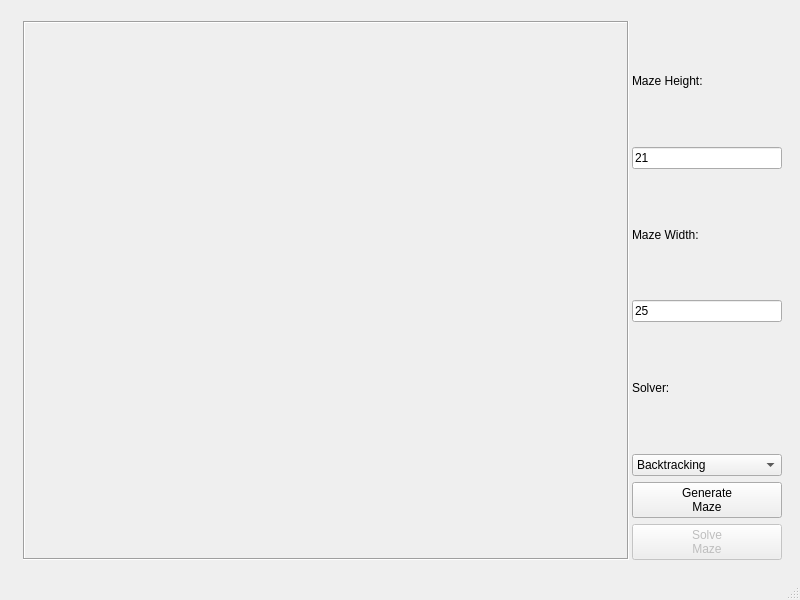
<?xml version="1.0" encoding="UTF-8"?>
<ui version="4.0">
 <class>MainWindow</class>
 <widget class="QMainWindow" name="MainWindow">
  <property name="geometry">
   <rect>
    <x>0</x>
    <y>0</y>
    <width>800</width>
    <height>600</height>
   </rect>
  </property>
  <property name="windowTitle">
   <string>Maze Simulator</string>
  </property>
  <widget class="QWidget" name="centralWidget">
   <widget class="QWidget" name="layoutWidget">
    <property name="geometry">
     <rect>
      <x>12</x>
      <y>10</y>
      <width>781</width>
      <height>561</height>
     </rect>
    </property>
    <layout class="QGridLayout" name="gridLayout" columnminimumwidth="620,150">
     <property name="sizeConstraint">
      <enum>QLayout::SetMaximumSize</enum>
     </property>
     <property name="horizontalSpacing">
      <number>3</number>
     </property>
     <item row="0" column="1">
      <layout class="QVBoxLayout" name="verticalLayout">
       <item>
        <widget class="QLabel" name="height_lbl">
         <property name="text">
          <string>Maze Height:</string>
         </property>
        </widget>
       </item>
       <item>
        <widget class="QLineEdit" name="width_entry">
         <property name="text">
          <string>21</string>
         </property>
        </widget>
       </item>
       <item>
        <widget class="QLabel" name="width_lbl">
         <property name="text">
          <string>Maze Width:</string>
         </property>
        </widget>
       </item>
       <item>
        <widget class="QLineEdit" name="height_entry">
         <property name="text">
          <string>25</string>
         </property>
        </widget>
       </item>
       <item>
        <widget class="QLabel" name="solver_lbl">
         <property name="text">
          <string>Solver:</string>
         </property>
        </widget>
       </item>
       <item>
        <widget class="QComboBox" name="solver_combo">
         <property name="currentText">
          <string>Backtracking</string>
         </property>
         <property name="currentIndex">
          <number>0</number>
         </property>
         <item>
          <property name="text">
           <string>Backtracking</string>
          </property>
         </item>
         <item>
          <property name="text">
           <string>DFS</string>
          </property>
         </item>
         <item>
          <property name="text">
           <string>A* search</string>
          </property>
         </item>
        </widget>
       </item>
      </layout>
     </item>
     <item row="1" column="1">
      <widget class="QPushButton" name="generateMaze_btn">
       <property name="text">
        <string>Generate
Maze</string>
       </property>
      </widget>
     </item>
     <item row="0" column="0" rowspan="3">
      <widget class="QLabel" name="mazeView">
       <property name="enabled">
        <bool>true</bool>
       </property>
       <property name="minimumSize">
        <size>
         <width>200</width>
         <height>200</height>
        </size>
       </property>
       <property name="frameShape">
        <enum>QFrame::Box</enum>
       </property>
       <property name="frameShadow">
        <enum>QFrame::Sunken</enum>
       </property>
       <property name="text">
        <string>&lt;html&gt;&lt;head/&gt;&lt;body&gt;&lt;p&gt;&lt;br/&gt;&lt;/p&gt;&lt;/body&gt;&lt;/html&gt;</string>
       </property>
       <property name="alignment">
        <set>Qt::AlignCenter</set>
       </property>
      </widget>
     </item>
     <item row="2" column="1">
      <widget class="QPushButton" name="solve_btn">
       <property name="enabled">
        <bool>false</bool>
       </property>
       <property name="text">
        <string>Solve
Maze</string>
       </property>
      </widget>
     </item>
    </layout>
   </widget>
  </widget>
  <widget class="QStatusBar" name="statusBar"/>
 </widget>
 <layoutdefault spacing="6" margin="11"/>
 <resources/>
 <connections/>
</ui>
